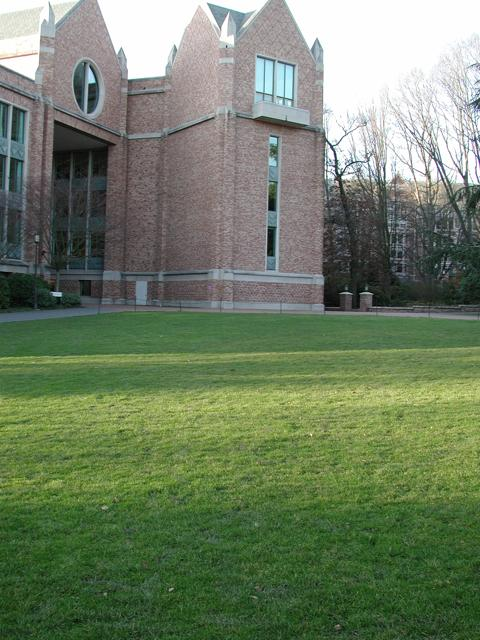
#> input picture 04/130010009_140076001_150050001_lab03_midsem/data/auto/campus/campus1.jpg, 480 x 640 px; its folder holds 2 pictures in this run
$ python pano_manual.py ../data/auto/campus
#> lines starting #> are read from the running program, lines starting #| are printed output that depends on the picture

import cv2
import numpy as np
import os
import sys
from os import listdir
from os.path import isfile, join
images = [f for f in listdir(sys.argv[1]) if isfile(join(sys.argv[1], f))]
images.sort()
img_p1 = sys.argv[1] + "/" + images[0]
img_p2 = sys.argv[1] + "/" + images[1]
img1 = cv2.imread(img_p1)
#> img1 is the input picture: shape (640, 480, 3); mean B, G, R 100, 126.7, 111.3
img2 = cv2.imread(img_p2)
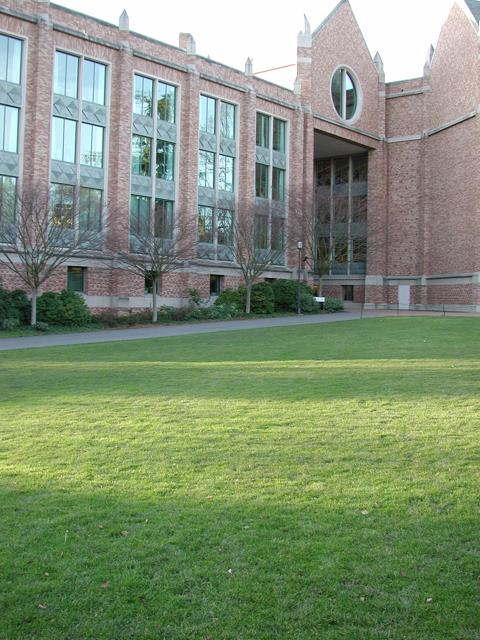
#> input picture 04/130010009_140076001_150050001_lab03_midsem/data/auto/campus/campus2.jpg, 480 x 640 px
#> img2 is the input picture: shape (640, 480, 3); mean B, G, R 116.2, 144.1, 127.7
res = img1.shape[0]/480
#> res = 1.33

resized1 = cv2.resize(img1, (int(img1.shape[1]/res),480) , interpolation = cv2.INTER_AREA)
resized2 = cv2.resize(img2, (int(img2.shape[1]/res),480) , interpolation = cv2.INTER_AREA)


#campus
# img2_points = np.float32([[126,313],[89,64],[176,47],[122,49],[30,111]])
# img1_points = np.float32([[392,318],[347,71],[432,47],[379,53],[290,121]])
#society
img1_points = res*np.float32([[140,103],[140,390],[192,130],[160,116],[158,153],[216,135]])
img2_points = res*np.float32([[39,86],[35,378],[91,119],[60,102],[57,140],[112,126]])
# [9 lines of commented-out code are left out]


matrix,_ = cv2.findHomography(img2_points, img1_points)
offset = np.array([[ 1 , 0 , 0],
[ 0 , 1 , int(img1.shape[0]/2)],
[ 0 , 0 ,    1    ]])
#> offset = [[1, 0, 0], [0, 1, 320], [0, 0, 1]]
matrix = offset@matrix
dst = cv2.warpPerspective(img2,matrix,(img1.shape[1]+img2.shape[1], int(img1.shape[0]*2)))
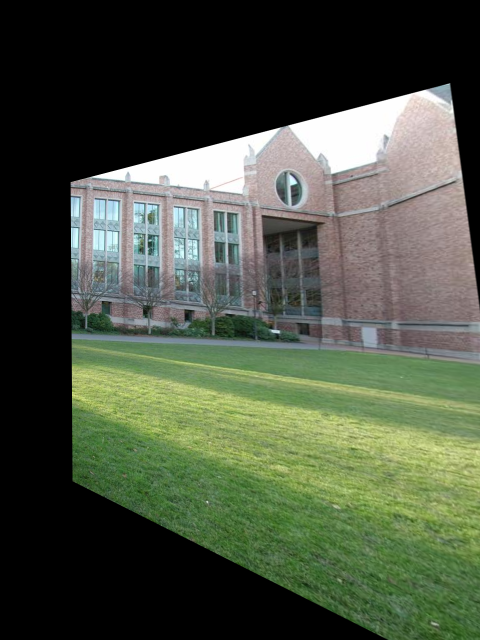
#> dst: shape (1280, 960, 3) (shown at 1/2 size); mean B, G, R 65.9, 83.6, 75.1
res_final = dst.shape[0]/400
#> res_final = 3.2
dst2 = dst.copy()

dst2[int(img1.shape[0]/2):img1.shape[0]+int(img1.shape[0]/2), :img1.shape[1]] = img1
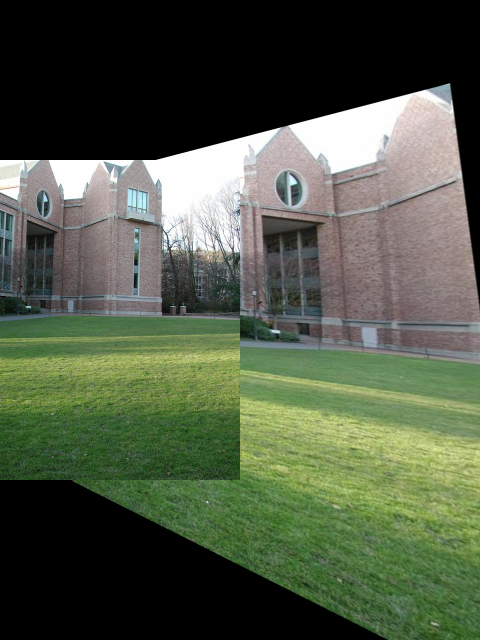
#> dst2: shape (1280, 960, 3) (shown at 1/2 size); mean B, G, R 69.6, 89.4, 80.1
resized = cv2.resize(dst2, (int(dst.shape[1]/res_final), 400) , interpolation = cv2.INTER_AREA)
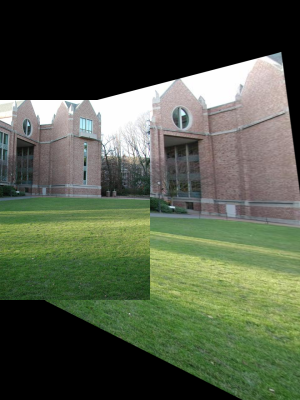
#> resized: shape (400, 300, 3); mean B, G, R 69.6, 89.4, 80.1
cv2.imshow("Final",resized)
cv2.waitKey(0)
